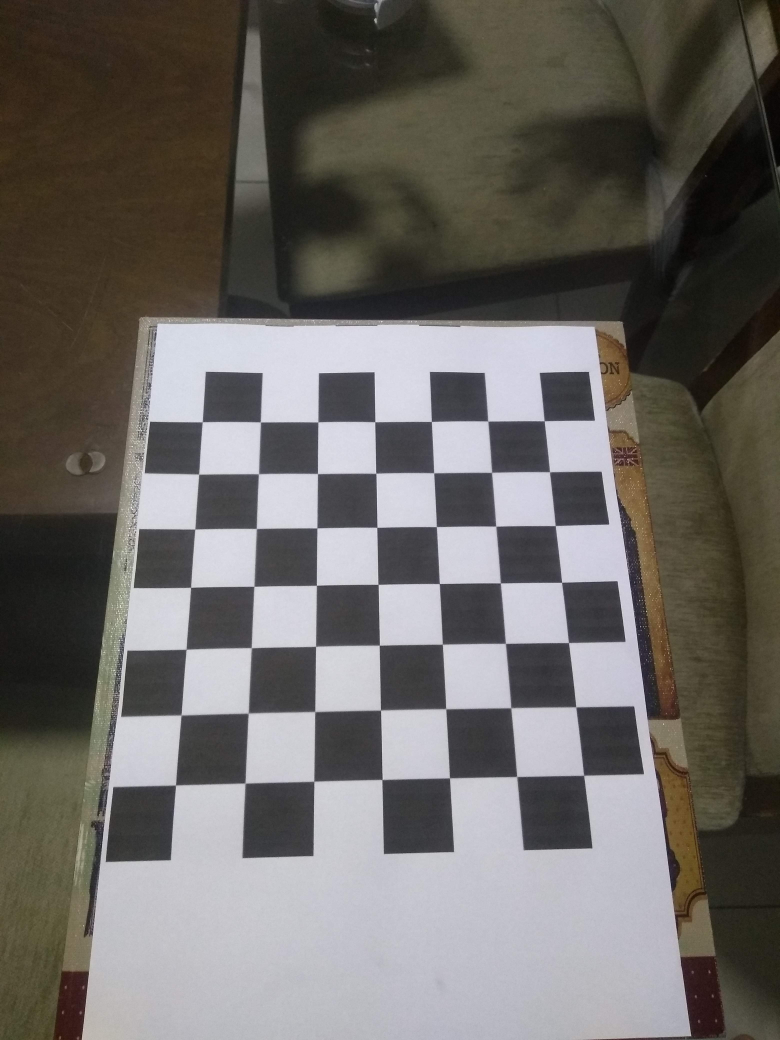
#> input picture Semestres/Periodo5/ICV/EPs/Calibracao/images/raw/Image1.jpg, 3120 x 4160 px, found by its file name (shown at 1/4 size); its folder holds only this picture in this run
$ jupyter execute --allow-errors grayscale_converter.ipynb
#> lines starting #> are read from the running program, lines starting #| are printed output that depends on the picture
#> further down, img is the input picture: shape (4160, 3120, 3); mean B, G, R 100.7, 104.4, 107.9
#> `resized = cv2.resize(img, dim, interpolation = cv2.INTER_AREA)`:
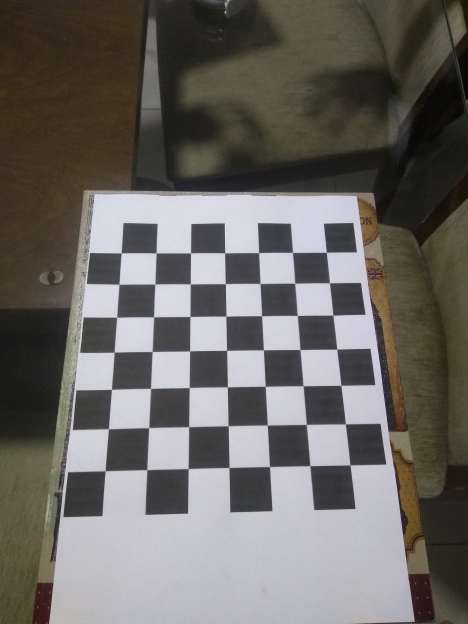
#> resized: shape (624, 468, 3); mean B, G, R 100.7, 104.4, 107.9
#> `gray = cv2.cvtColor(resized, cv2.COLOR_BGR2GRAY)`:
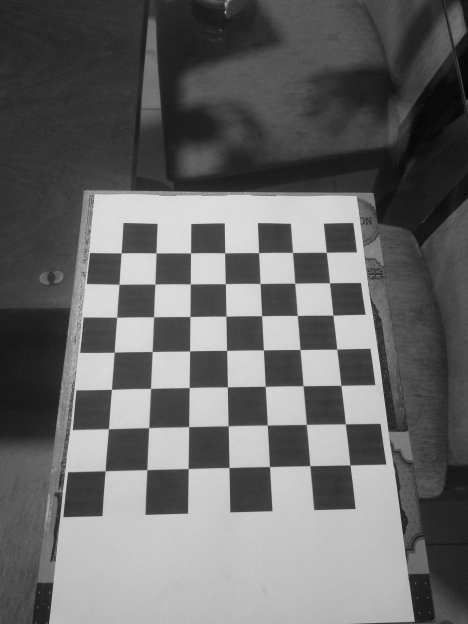
#> gray: shape (624, 468); min 4, max 225, mean 105
# Imports

[cell 1]
import numpy as np
import cv2

# Definindo variáveis auxiliares

[cell 2]
# Define o número de imagens a serem processadas
N_IMAGES = 10

# Define o nome das imagens (devem ser iguais)
NAME_IMAGES = 'Image'

# Define a terminação das imagens
TERMINATION = '.jpg'

# Define os caminhos de entrada e de output
IN_PATH = 'Thiago/images/raw/'
OUT_PATH = 'Thiago/images/grayscale/'

# Código para converter uma imagem RGB para Grayscale

[cell 3]
imgs = []

#> (the rest of this cell did not finish here and is left out)
